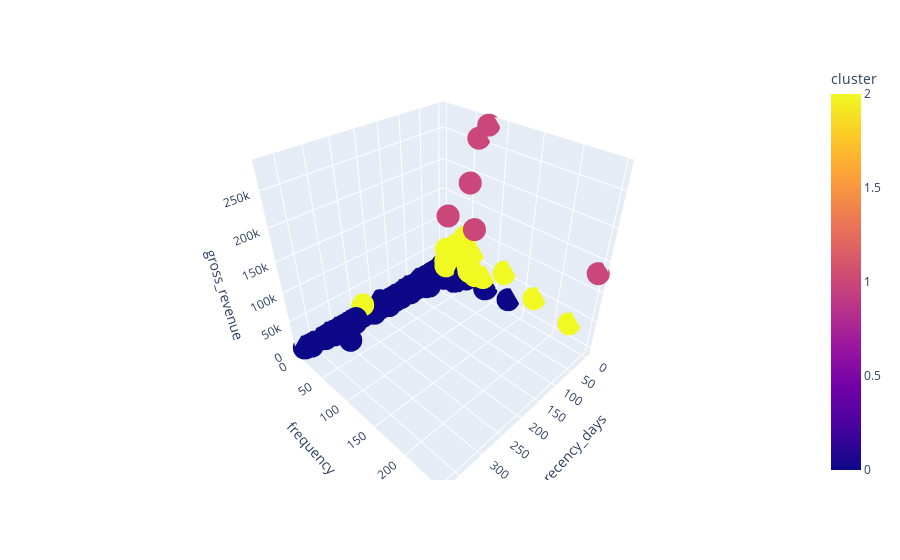

This figure's notebook cell:
### Markdown cell above
## Visualization Inspection

### Code cell
fig = px.scatter_3d(df8, x='recency_days', y='frequency', z='gross_revenue', color='cluster')
fig

### Figure 1 — Plotly figure (JSON) as saved in the notebook; plotly's stock layout.template omitted (floating-point values rounded to 4 significant figures; data arrays with more than 128 entries replaced by an {"elided": "..."} marker saying what was removed)
{"data": [{"hovertemplate": "recency_days=%{x}<br>frequency=%{y}<br>gross_revenue=%{z}<br>cluster=%{marker.color}<extra></extra>", "legendgroup": "", "marker": {"color": {"elided": "4372 int values"}, "coloraxis": "coloraxis", "symbol": "circle"}, "mode": "markers", "name": "", "scene": "scene", "showlegend": false, "type": "scatter3d", "x": {"elided": "4372 int values"}, "y": {"elided": "4372 int values"}, "z": {"elided": "4372 float values"}}], "layout": {"coloraxis": {"colorbar": {"title": {"text": "cluster"}}, "colorscale": [[0, "#0d0887"], [0.1111, "#46039f"], [0.2222, "#7201a8"], [0.3333, "#9c179e"], [0.4444, "#bd3786"], [0.5556, "#d8576b"], [0.6667, "#ed7953"], [0.7778, "#fb9f3a"], [0.8889, "#fdca26"], [1, "#f0f921"]]}, "legend": {"tracegroupgap": 0}, "margin": {"t": 60}, "scene": {"domain": {"x": [0, 1], "y": [0, 1]}, "xaxis": {"title": {"text": "recency_days"}}, "yaxis": {"title": {"text": "frequency"}}, "zaxis": {"title": {"text": "gross_revenue"}}}}}
